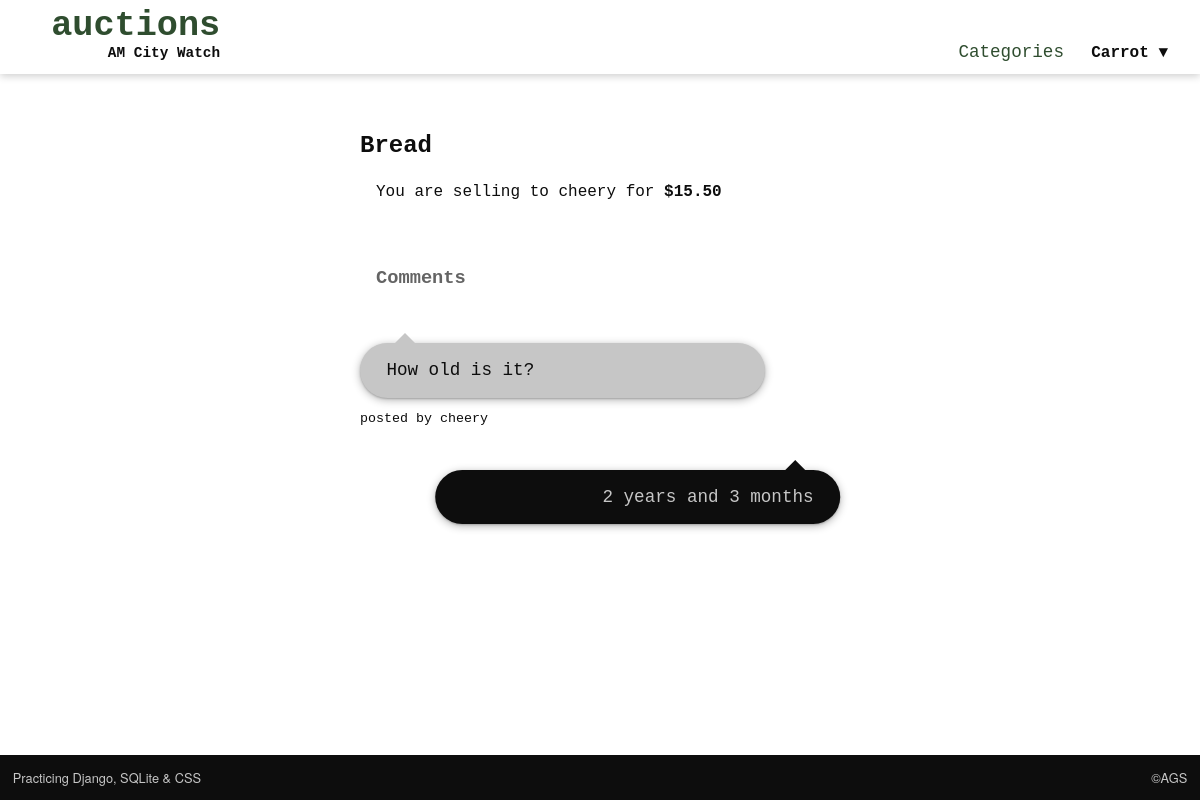
The app's page /item/2 (signed in) with its own data.
### auctions/models.py (models this page shows, shortened)
class User(AbstractUser):
    watching = models.ManyToManyField('Listing', blank=True, related_name='watchers')

class Listing(models.Model):
    user = models.ForeignKey(User, on_delete=models.CASCADE, related_name='listings')
    category = models.ForeignKey(Category, on_delete=models.CASCADE, related_name='listings', default=1)
    title = models.CharField(max_length=32)
    description = models.CharField(max_length=640, blank=True)
    image_url = models.URLField(max_length=200, blank=True)
    start_bid = models.DecimalField(max_digits=7, decimal_places=2)
    current_price = models.DecimalField(max_digits=7, decimal_places=2)
    closed = models.BooleanField(default=False)

class Bid(models.Model):
    listing = models.ForeignKey('Listing', on_delete=models.CASCADE, related_name='bids')
    user = models.ForeignKey(User, on_delete=models.CASCADE, related_name='bids')
    bid = models.DecimalField(max_digits=7, decimal_places=2)
    winning_bid = models.BooleanField(default=False)

class Comment(models.Model):
    listing = models.ForeignKey('Listing', on_delete=models.CASCADE, related_name='comments')
    user = models.ForeignKey(User, on_delete=models.CASCADE, related_name='comments')
    comment = models.TextField()

### auctions/views.py (the view, shortened to what this page needs)
# urls.py: path('item/<int:item_id>', views.item, name='item'),
@login_required(login_url='/login')
def item(request, item_id):
    item = Listing.objects.get(pk=item_id)
    bid = Bid.objects.filter(listing=item_id).order_by('-bid').first()
    comments = Comment.objects.filter(listing=item_id)
    watchers = item.watchers.all()
    if item.watchers.filter(username=request.user):
        watching = True
    else:
        watching = False
    if request.method == 'POST':
        user = request.user
        if request.POST['action'] == 'Watch':
            user.watching.add(item)
        elif request.POST['action'] == 'Unwatch':
            user.watching.remove(item)
        elif request.POST['action'] == 'Bid':
            form_bid = NewBid(request.POST)
            if form_bid.is_valid():
                if form_bid.cleaned_data['bid'] <= item.current_price:
                    messages.error(request, f"Your bid needs to be higher than ${item.current_price}!")
                    return render(request, 'auctions/item.html', {
                        'item': item,
                        'bid': bid,
                        'form_bid': form_bid,
                        'comments': comments,
                        'form_comment': NewComment(),
                })
                else:
                    new_bid = Bid()
                    new_bid.bid = form_bid.cleaned_data['bid']
                    new_bid.listing = item
                    new_bid.user = user
                    new_bid.save()
                    item.current_price = form_bid.cleaned_data['bid']
                    item.save()
        elif request.POST['action'] == 'Comment':
            form_comment = NewComment(request.POST)
            if form_comment.is_valid():
                new_comment = Comment()
                new_comment.comment = form_comment.cleaned_data['comment']
                new_comment.listing = item
                new_comment.user = user
                new_comment.save()
        elif request.POST['action'] == 'Close':
            item.closed = True
            item.save()
            bid.winning_bid = True
            bid.save()
        return HttpResponseRedirect(reverse('item', args=(item_id, )))
    else:
        if item.closed:
            return render(request, 'auctions/item_closed.html', {
            'item': item,
            'bid': bid,
            'comments': comments,
            })

### auctions/templates/auctions/item_closed.html (shortened to what this page needs)
{% extends "auctions/item.html" %}
{% block status %}
<div class="content item">
{% if item.user == user %}
<p>You are selling to {{ bid.user }} for <strong>${{ item.current_price }}</strong></p>
{% endif %}
<h3>Comments</h3>
</div>
{% endblock %}

### auctions/templates/auctions/item.html (shortened to what this page needs)
{% extends "auctions/layout.html" %}
{% block body %}
<h2>{{ item.title }}</h2>
{% block status %}{% endblock %}
		<ul>
			{% for comment in comments %}
			<li class="{% if comment.user == user %}posted-you{% else %}posted-other{% endif %} bubble">
				{{ comment.comment }}</li>
			<li><small>{% if comment.user != user %}posted by {{ comment.user }}{% endif %}</small></li>
			{% endfor %}
		</ul>
{% endblock %}

### auctions/templates/auctions/layout.html (shortened to what this page needs)
{% load static %}
<!DOCTYPE html>
<html lang="en">
<head>
    <link href="{% static 'auctions/styles.css' %}" rel="stylesheet">
</head>
<body>
    <nav role="navigation">
        <div id="nav-left">
            <h1>
                <a href="/">auctions<p class="screen">AM City Watch</p></a>
            </h1>
        </div>
        <div id="nav-right">
            <a href="{% url 'categories' %}">Categories</a>
            {% if user.is_authenticated %}
            <div class="dropdown">
                <span><strong>{{ user.username }}</strong> &#9660;</span>
            </div>
            {% else %}
            <a href="{% url 'login' %}?next={{request.path}}">Log In</a>
            {% endif %}
        </div>
    </nav>
    <main>
        {% block body %}
        {% endblock %}
    </main>
    <div id="footer">
        <div>Practicing Django, SQLite & CSS</div>
        <div>&#169;AGS</div>
    </div>
</body>
</html>

### auctions/static/auctions/styles.css (style rules this page uses)
:root { --text-color: rgb(13, 13, 13); --link-color: rgb(47, 77, 47); --link-hover: rgb(224, 150, 38); --light-gray: rgb(198, 198, 198); --medium-gray: rgb(100, 100, 100); --shadow: 0 .1em .5em rgba(0,0,0,0.2); --header-font: "Helvetica Neue", sans-serif; }
html, body { width: 100vw; }
html, body, div, form, fieldset, h1, h2, h3, h4, h5, h6, hr, input, nav, li, ol, ul, span, table, tr, td, th, p, img { margin: 0; padding: 0; color: var(--text-color); line-height: 1.5em; }
body { font-family: 'Courier New', Courier, monospace; display: flex; flex-direction: column; align-items: center; justify-content: space-between; min-height: 100vh; }
h2, h3 { padding-bottom: 1rem; }
li { list-style: none; padding: 0.2em 0; }
a { color: var(--link-color); text-decoration: none; transition: all 0.2s ease-out; font-size: 1.1em; }
nav { display: flex; align-items: end; min-width: 100vw; position: fixed; background-color: #fff; box-shadow: var(--shadow); padding: 0.6em 0; }
#nav-left { flex-grow: 1; padding-left: 1em; }
h1 { display: inline-block; font-size: 2rem; line-height: 1em; }
h1 p { font-size: 0.9rem; color: var(--text-color); text-align: right; }
#nav-right { padding-right: 2em; }
#nav-right > a { padding-right: 1em; }
.dropdown { position: relative; display: inline-block; }
nav a { margin-left: 1em; }
main { padding-top: 8rem; min-width: 40vw; }
#footer { width: 100vw; background: var(--text-color); display: flex; justify-content: space-between; margin-top: 2em; }
#footer div { color: var(--light-gray); font-family: var(--header-font); font-size: 0.8rem; margin: 1em; }
.content { padding: 0 1em; }
.item h3, .portfolio h3 { padding-top: 1.5em; color: var(--medium-gray) }
.item p { padding-bottom: 2em; }
.bubble { position: relative; max-width: 20em; padding: 0.8em 1.5em; margin: 2em 0 0.3em 0; font-size: 1.1em; border-radius: 2rem; box-shadow: 0 0.125rem 0.5rem rgba(0, 0, 0, .3), 0 0.0625rem 0.125rem rgba(0, 0, 0, .2); }
.bubble::before { content: ''; position: absolute; width: 0; height: 0; bottom: 100%; border: .65rem solid transparent; border-top: none; }
.posted-you { text-align: right; left: 100%; transform: translateX(-100%); background-color: var(--text-color); color: var(--light-gray); }
.posted-you::before { border-bottom-color: var(--text-color); right: 2em; }
.posted-other { background-color: var(--light-gray); }
.posted-other::before { border-bottom-color: var(--light-gray); left: 2em; }

### records on screen
User: username "Carrot"
Listing: title "Bread", current_price "15.50"
Bid: user "cheery"
Comment: comment "How old is it?", user "cheery"
Comment: comment "2 years and 3 months"
